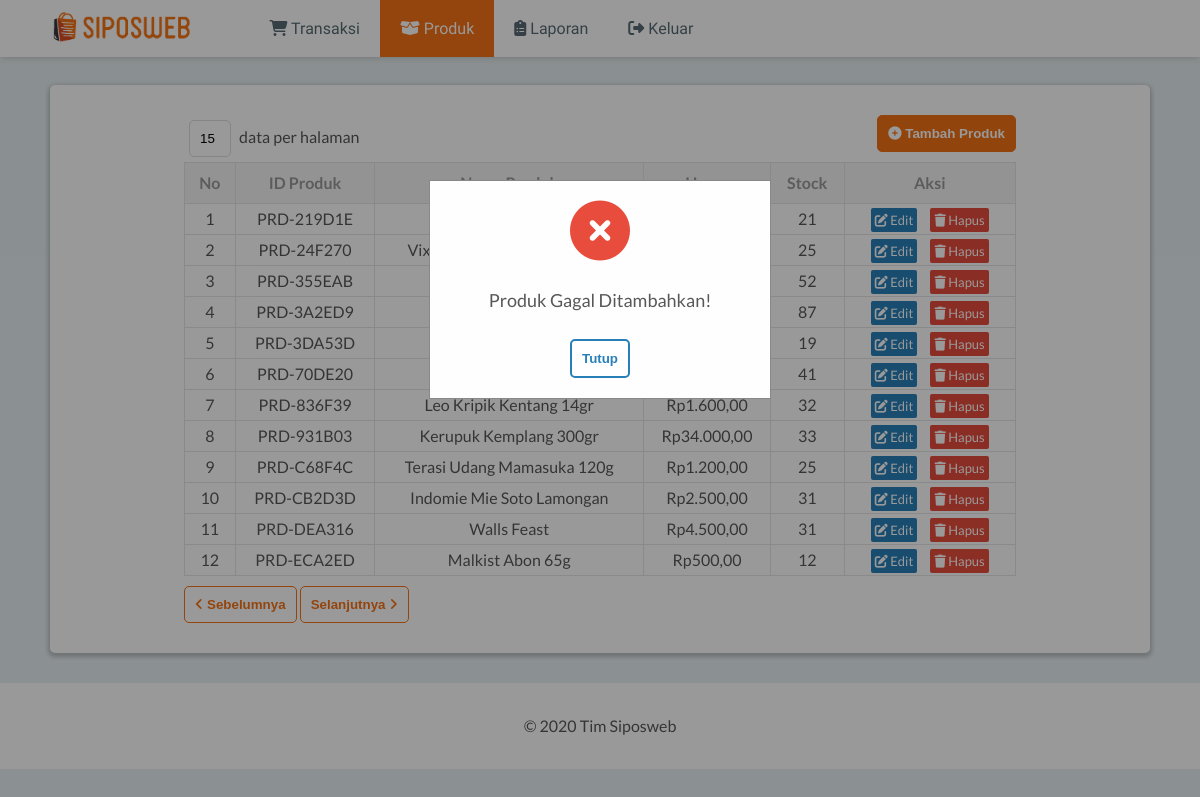
/produk.php, run on the app's committed database.
### tables this page shows
CREATE TABLE `produk` (
  `id` char(10) NOT NULL,
  `nama` varchar(255) NOT NULL,
  `harga` int(11) NOT NULL,
  `stock` int(11) NOT NULL
);

### functions/functions.php (called while the page is built, shortened)
<?php
$conn = mysqli_connect("localhost", "root", "", "siposweb");
function queryRead($query){
	global $conn;
	$result = mysqli_query($conn, $query);
	$rows = [];
	while ( $row = mysqli_fetch_assoc($result) ) {
		$rows[] = $row;
	}
	return $rows;
}
?>

### produk.php (the view, shortened to what this page needs)
<?php
require 'functions/functions.php';
$produk = queryRead("SELECT * FROM produk");
?>
<!DOCTYPE html>
<html>
<head>
	<link rel="stylesheet" type="text/css" href="assets/styles/reset.css">
	<link rel="stylesheet" type="text/css" href="assets/styles/style.css">
</head>
<body>
	<header>
		<nav class="nav-menu">
			<ul>
				<h1 class="logo"><a href="#" title="SIPOSWEB"><img src="assets/images/logo.png" alt="SIPOSWEB" height="35px"></a></h1>
				<li><a href="transaksi.php"><i class="fa fa-shopping-cart"></i> Transaksi</a></li>
				<li><a class="active" href="produk.php"><i class="fas fa-box-open"></i> Produk</a></li>
				<li><a href="laporan.php"><i class="fas fa-clipboard-list"></i> Laporan</a></li>
				<li><a href="#"><i class="fas fa-sign-out-alt"></i> Keluar</a></li>
			</ul>
		</nav>
	</header>
	<main>
		<div class="content-produk">
			<form action="" class="form-data-count">
				<input type="text" value="15" class="input-data-count" id="input-data-count">
				<label for="input-data-count"> data per halaman</label>
			</form>
			<button class="btn btn-tambahkan-produk" id="btn-tambahkan-produk"><i class="fas fa-plus-circle"></i> Tambah Produk</i></button>
			<table class="table-produk">
				<tr>
					<th>No</th>
					<th>ID Produk</th>
					<th>Nama Produk</th>
					<th>Harga</th>
					<th>Stock</th>
					<th>Aksi</th>
				</tr>
				<?php $i = 1; ?>
				<?php foreach ($produk as $row) : ?>
					<tr>
						<td><?= $i; ?></td>
						<td><?=$row["id"]; ?></td>
						<td><?=$row["nama"]; ?></td>
						<td>Rp<?=number_format($row["harga"], 2, ",", "."); ?></td>
						<td><?=$row["stock"]; ?></td>
						<td>
							<a href="#" class="action-edit" onclick="var data = ['<?= $row["id"]; ?>', '<?=$row["nama"]; ?>', <?= $row["harga"] ?>, <?=$row["stock"]; ?>]; editProduk(data);"><i class="fas fa-edit"></i> Edit</a>
							<a id="btn-hapus-produk" href="#" class="action-hapus" onclick="hapusProduk('<?= $row["id"];?>')"><i class="fas fa-trash"></i> Hapus</a>
						</td>
					</tr>
					<?php $i++; ?>
				<?php endforeach; ?>
			</table>
			<button class="btn btn-page-nav"><i class="fas fa-angle-left"></i> Sebelumnya</button>
			<button class="btn btn-page-nav">Selanjutnya <i class="fas fa-angle-right"></i></button>
		</div>
		<div id="modal-product-add-failed" class="modal" <?php if (!$isSuccessfullyAdded) : ?> style="display: block;" <?php endif ?>>
			<div class="modal-content modal-notification">
				<div class="notification">
					<i class="fas fa-times-circle notification-icon-failed"></i>
					<p class="notification-text">Produk Gagal Ditambahkan!</p>
					<button class="btn btn-confirmation" id="btn-confirmation" onclick="closeModal();">Tutup</button>
				</div>
			</div>
		</div>
	</main>
	<footer>
		<p>&copy 2020 Tim Siposweb</p>
	</footer>
</body>
</html>

### assets/styles/style.css (style rules this page uses)
body { font-family: 'Lato', sans-serif; color: #585858; background: #E7EFF2; }
header { font-family: 'Source Sans Pro', sans-serif; background: white; box-shadow: 0 0 8px 0 rgba(0, 0, 0, 0.2); position: fixed; top: 0; width: 100%; }
footer { background-color: white; padding: 35px; }
footer p { text-align: center; }
.nav-menu li { display: inline-block; margin: 0; }
.nav-menu ul { display: flex; }
.logo { margin: auto 50px; display: inline-block; }
.nav-menu li a { transition: 400ms; display: inline-block; padding: 20px; color: #566B73; margin: 0; text-decoration: none; }
.nav-menu .active { background-color: #F47216; color: white; }
main { background: white; box-shadow: 0 2px 4px 2px rgba(0, 0, 0, 0.2); border-radius: 5px; padding: 30px; margin: 85px 50px 30px; }
input { padding: 10px; width: 90%; margin: 5px; border-radius: 5px; border: 1.5px solid #DBDEE0; outline: none; }
.btn { cursor: pointer; border: 1.5px solid #F47216; padding: 10px; border-radius: 5px; transition: 0.5s; font-weight: 600; text-decoration: none; }
.btn-tambah-produk, .btn-check-out, .btn-edit-produk, .btn-page-nav { margin-top: 10px; background-color: white; color: #F47216; }
.btn-tambahkan-produk, .btn-tambahkan-transaksi { background-color: #F47216; color: white; float: right; }
.table-produk, .table-laporan { margin: auto; width: 100%; }
.table-produk td, .table-laporan td { border: 1.5px solid #E5E5E5; padding: 7px; text-align: center; }
.table-produk th, .table-laporan th { color: #999; background-color: #F6F6F6; border: 1.5px solid #E5E5E5; padding: 12px 10px; font-weight: 600; text-decoration: none; }
.input-data-count { width: 20px; }
.form-data-count { display: inline-block; }
.content-produk, .content-laporan { width: 80%; margin: auto; }
.modal { display: none; position: fixed; z-index: 1; left: 0; top: 0; width: 100%; height: 100%; background-color: rgb(0, 0, 0); background-color: rgba(0, 0, 0, 0.4); }
.modal-content { background-color: #fefefe; margin: 15% auto; padding: 20px; border: 1px solid #888; width: 40% }
.action-hapus, .action-edit { text-decoration: none; }
.action-hapus { background-color: #e74c3c; color: white; padding: 4px; margin: 5px; font-size: 13px; border-radius: 2px; }
.action-edit { background-color: #2980b9; color: white; padding: 4px; margin: 5px; font-size: 13px; border-radius: 2px; }
.modal-notification { width: 25%; }
.notification { margin: auto; text-align: center; font-size: 18px; }
.btn-confirmation { background-color: white; color: #2980b9; border: 2px solid #2980b9; }
.notification-text { margin: 30px; }
.notification-icon-failed { color: #e74c3c; font-size: 60px; }

### data on the page
produk: id "PRD-219D1E", stock "21"
produk: id "PRD-24F270", nama "Vixal…", stock "25"
produk: id "PRD-355EAB", stock "52"
produk: id "PRD-3A2ED9", stock "87"
produk: id "PRD-3DA53D", stock "19"
produk: id "PRD-70DE20", stock "41"
produk: id "PRD-836F39", nama "Leo Kripik Kentang 14gr", harga "1.600,00", stock "32"
produk: id "PRD-931B03", nama "Kerupuk Kemplang 300gr", harga "34.000,00", stock "33"
produk: id "PRD-C68F4C", nama "Terasi Udang Mamasuka 120g", harga "1.200,00", stock "25"
produk: id "PRD-CB2D3D", nama "Indomie Mie Soto Lamongan", harga "2.500,00", stock "31"
produk: id "PRD-DEA316", nama "Walls Feast", harga "4.500,00", stock "31"
produk: id "PRD-ECA2ED", nama "Malkist Abon 65g", harga "500,00", stock "12"
